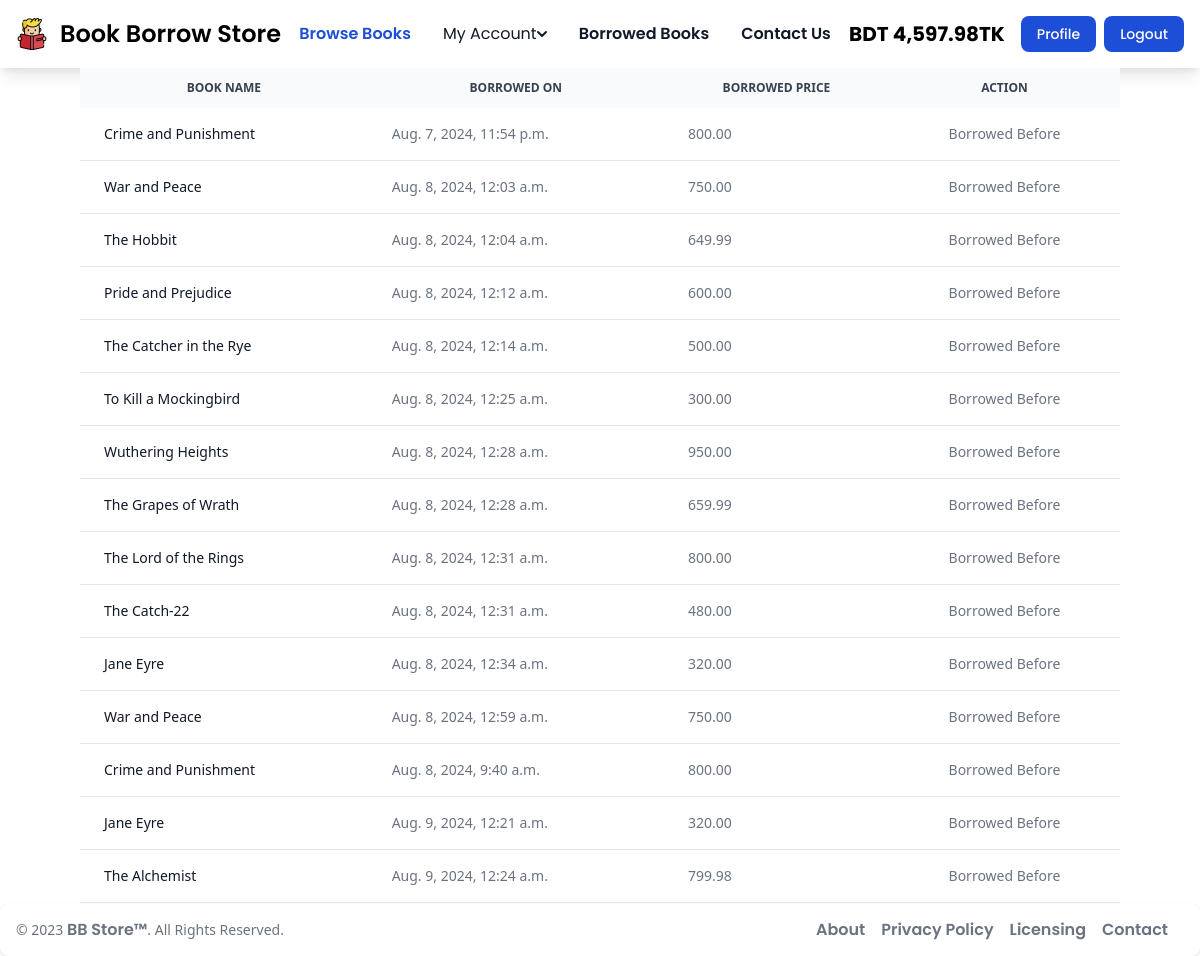
Screenshot of /accounts/borrowed-books/ (signed in) with the database file from the repository.
### library_user/models.py (models this page shows, shortened)
class UserDetailsModel(models.Model):
    user = models.OneToOneField(User,related_name='account',on_delete=models.CASCADE)
    gender = models.CharField(choices=GENDER_TYPE,max_length=50)
    birth_date = models.DateTimeField()
    account_no = models.BigIntegerField()
    balance = models.DecimalField(default=0,max_digits=12,decimal_places=2)
    address = models.CharField(max_length=200)
    country = models.CharField(max_length=50)

### library_transactions/models.py (models this page shows, shortened)
class BorrowedBooksModel(models.Model):
    user=models.ForeignKey(User,related_name='borrowed_books',on_delete=models.CASCADE)
    book=models.ForeignKey(BookModel,related_name='borrowed_books',on_delete=models.CASCADE)
    borrowed_date=models.DateTimeField(auto_now_add=True)
    is_borrow = models.BooleanField(default=True)

### library_book/models.py (models this page shows, shortened)
class BookModel(models.Model):
    title = models.CharField(max_length=50)
    description = models.TextField()
    image = models.ImageField(upload_to='images/')
    borrowing_price = models.DecimalField(max_digits=6,decimal_places=2)
    author_name = models.CharField(max_length=50)
    edition = models.CharField(max_length=50)
    language = models.CharField(max_length=50)
    slug = models.SlugField(max_length=300,unique=True,blank=True)
    category = models.ManyToManyField(CategoryModel)

### library_transactions/views.py (the view)
# urls.py: path('borrowed-books/', BorrowBookView.as_view(), name='borrowed_books'),
class BorrowBookView(LoginRequiredMixin,ListView):
    model=BorrowedBooksModel
    template_name='borrowed_report.html'
    context_object_name='borrowed_books'
    def get_queryset(self):
        return BorrowedBooksModel.objects.filter(user=self.request.user)

### library_transactions/templates/borrowed_report.html
{% extends "base.html" %} {% block main %}
<section class="px-20">
  <div class="relative overflow-x-auto">
    <table
      class="w-full text-sm text-left rtl:text-right text-gray-500 dark:text-gray-400"
    >
      <thead
        class="text-xs text-gray-700 uppercase bg-gray-50 dark:bg-gray-700 dark:text-gray-400"
      >
        <tr>
          <th scope="col" class="px-6 py-3 text-center font-bold">Book Name</th>
          <th scope="col" class="px-6 py-3 text-center font-bold">
            Borrowed On
          </th>
          <th scope="col" class="px-6 py-3 text-center font-bold">
            Borrowed Price
          </th>
          <th scope="col" class="px-6 py-3 text-center font-bold">Action</th>
        </tr>
      </thead>
      <tbody>
        {% for borrowed_book in borrowed_books %}
        <tr class="bg-white border-b dark:bg-gray-800 dark:border-gray-700">
          <th
            scope="row"
            class="px-6 py-4 font-medium text-gray-900 whitespace-nowrap dark:text-white"
          >
            {{ borrowed_book.book.title }}
          </th>
          <td class="px-6 py-4">{{ borrowed_book.borrowed_date }}</td>
          <td class="px-6 py-4">{{ borrowed_book.book.borrowing_price }}</td>
          <td class="px-6 py-4 flex justify-center">
            {% if borrowed_book.is_borrow %}
            <a href="{% url 'return_book' borrowed_book.id %}"
              ><button
                class="relative inline-flex items-center justify-center p-0.5 mb-2 me-2 overflow-hidden text-sm font-medium text-gray-900 rounded-lg group bg-gradient-to-br from-purple-600 to-blue-500 group-hover:from-purple-600 group-hover:to-blue-500 hover:text-white dark:text-white focus:ring-4 focus:outline-none focus:ring-blue-300 dark:focus:ring-blue-800"
              >
                <span
                  class="relative px-5 py-2.5 transition-all ease-in duration-75 bg-white dark:bg-gray-900 rounded-md group-hover:bg-opacity-0"
                >
                  Return
                </span>
              </button></a
            >
            {% else %} Borrowed Before {% endif %}
          </td>
        </tr>
        {% endfor %}
      </tbody>
    </table>
  </div>
</section>
{% endblock main %}

### templates/base.html (shortened to what this page needs)
{% load humanize %}
{% load static %}
<!DOCTYPE html>
<html lang="en">
  <head>
    <link rel="stylesheet" href="https://unpkg.com/tailwindcss@2.0.1/dist/tailwind.css">
    <link rel="stylesheet" href="{% static 'css/style.css' %}">
  </head>
  <body>
    <header class="shadow-lg">
      <nav class="bg-white border-gray-200 dark:bg-gray-900">
        <div class="max-w-screen-xl flex flex-wrap items-center justify-between mx-auto p-4">
          <a href="{% url 'home' %}" class="flex items-center space-x-3 rtl:space-x-reverse">
            <img src="{% static 'img/read.png' %}" class="h-8" alt="site Logo" />
            <span class="self-center text-2xl font-semibold whitespace-nowrap dark:text-white">Book Borrow Store</span>
          </a>
          <div class="flex md:order-2 space-x-3 md:space-x-0 rtl:space-x-reverse">
            {% if user.is_authenticated %}
              <h5 class="text-xl text-center font-bold pt-1 mr-2">BDT {{ user.account.balance|floatformat:2|intcomma }}TK </h5>
              <a href="{% url 'update' %}">
                <button type="button" class="text-white bg-blue-700 mx-2 hover:bg-blue-800 focus:ring-4 focus:outline-none focus:ring-blue-300 font-medium rounded-lg text-sm px-4 py-2 text-center dark:bg-blue-600 dark:hover:bg-blue-700 dark:focus:ring-blue-800">Profile</button>
              </a>
              <form action="{% url 'logout' %}" method="post">
                <button type="submit" class="text-white bg-blue-700 hover:bg-blue-800 focus:ring-4 focus:outline-none focus:ring-blue-300 font-medium rounded-lg text-sm px-4 py-2 text-center dark:bg-blue-600 dark:hover:bg-blue-700 dark:focus:ring-blue-800">Logout</button>
              </form>
            {% endif %}
          </div>
          <div class="items-center justify-between hidden w-full md:flex md:w-auto md:order-1" id="navbar-cta">
            <ul class="flex flex-col font-medium p-4 md:p-0 mt-4 border border-gray-100 rounded-lg bg-gray-50 md:space-x-8 rtl:space-x-reverse md:flex-row md:mt-0 md:border-0 md:bg-white dark:bg-gray-800 md:dark:bg-gray-900 dark:border-gray-700">
              <li>
                <a href="{% url 'bookList' %}" class="block py-2 px-3 md:p-0 text-white bg-blue-700 rounded md:bg-transparent md:text-blue-700 md:dark:text-blue-500" aria-current="page">Browse Books</a>
              </li>
              <li>
                <button id="dropdownNavbarLink" data-dropdown-toggle="dropdownNavbar" class="flex items-center justify-between w-full py-2 px-3 text-gray-900 rounded hover:bg-gray-100 md:hover:bg-transparent md:border-0 md:hover:text-blue-700 md:p-0 md:w-auto dark:text-white md:dark:hover:text-blue-500 dark:focus:text-white dark:border-gray-700 dark:hover:bg-gray-700 md:dark:hover:bg-transparent">My Account <svg class="w-2.5 h-2.5 ms-2.5" aria-hidden="true" xmlns="http://www.w3.org/2000/svg" fill="none" viewBox="0 0 10 6">
                      <path stroke="currentColor" stroke-linecap="round" stroke-linejoin="round" stroke-width="2" d="m1 1 4 4 4-4"/>
                    </svg>
                </button>
              </li>
              <li>
                <a href="{% url 'borrowed_books' %}" class="block py-2 px-3 md:p-0 text-gray-900 rounded hover:bg-gray-100 md:hover:bg-transparent md:hover:text-blue-700 md:dark:hover:text-blue-500 dark:text-white dark:hover:bg-gray-700 dark:hover:text-white md:dark:hover:bg-transparent dark:border-gray-700">Borrowed Books</a>
              </li>
              <li>
                <a href="#" class="block py-2 px-3 md:p-0 text-gray-900 rounded hover:bg-gray-100 md:hover:bg-transparent md:hover:text-blue-700 md:dark:hover:text-blue-500 dark:text-white dark:hover:bg-gray-700 dark:hover:text-white md:dark:hover:bg-transparent dark:border-gray-700">Contact Us</a>
              </li>
            </ul>
          </div>
        </div>
      </nav>
    </header>
    <main class="w-full ">
      <div id="content">
        {% block main %}
        {% endblock main %}
      </div>
    </main>
    <footer class="fixed bottom-0 w-full bg-white">
      {% include 'footer.html' %}
    </footer>
  </body>
</html>

### static/css/style.css (style rules this page uses)
* { margin: 0; padding: 0; }
h5 { font-size: 1.125rem; font-family: "Poppins", sans-serif; font-weight: 600; font-style: normal; }
button { font-family: "Poppins", sans-serif; }
a { font-family: "Poppins", sans-serif; font-size: 1rem; font-weight: 600; }

### rows the page displays
BorrowedBooksModel: book "Crime and Punishment", borrowed_date "Aug. 7, 2024, 11:54 p.m.", book.borrowing_price "800.00", is_borrow "Borrowed Before"
BorrowedBooksModel: book "War and Peace", borrowed_date "Aug. 8, 2024, 12:03 a.m.", book.borrowing_price "750.00", is_borrow "Borrowed Before"
BorrowedBooksModel: book "The Hobbit", borrowed_date "Aug. 8, 2024, 12:04 a.m.", book.borrowing_price "649.99", is_borrow "Borrowed Before"
BorrowedBooksModel: book "Pride and Prejudice", borrowed_date "Aug. 8, 2024, 12:12 a.m.", book.borrowing_price "600.00", is_borrow "Borrowed Before"
BorrowedBooksModel: book "The Catcher in the Rye", borrowed_date "Aug. 8, 2024, 12:14 a.m.", book.borrowing_price "500.00", is_borrow "Borrowed Before"
BorrowedBooksModel: book "To Kill a Mockingbird", borrowed_date "Aug. 8, 2024, 12:25 a.m.", book.borrowing_price "300.00", is_borrow "Borrowed Before"
BorrowedBooksModel: book "Wuthering Heights", borrowed_date "Aug. 8, 2024, 12:28 a.m.", book.borrowing_price "950.00", is_borrow "Borrowed Before"
BorrowedBooksModel: book "The Grapes of Wrath", borrowed_date "Aug. 8, 2024, 12:28 a.m.", book.borrowing_price "659.99", is_borrow "Borrowed Before"
BorrowedBooksModel: book "The Lord of the Rings", borrowed_date "Aug. 8, 2024, 12:31 a.m.", book.borrowing_price "800.00", is_borrow "Borrowed Before"
BorrowedBooksModel: book "The Catch-22", borrowed_date "Aug. 8, 2024, 12:31 a.m.", book.borrowing_price "480.00", is_borrow "Borrowed Before"
BorrowedBooksModel: book "Jane Eyre", borrowed_date "Aug. 8, 2024, 12:34 a.m.", book.borrowing_price "320.00", is_borrow "Borrowed Before"
BorrowedBooksModel: book "War and Peace", borrowed_date "Aug. 8, 2024, 12:59 a.m.", book.borrowing_price "750.00", is_borrow "Borrowed Before"
BorrowedBooksModel: book "Crime and Punishment", borrowed_date "Aug. 8, 2024, 9:40 a.m.", book.borrowing_price "800.00", is_borrow "Borrowed Before"
BorrowedBooksModel: book "Jane Eyre", borrowed_date "Aug. 9, 2024, 12:21 a.m.", book.borrowing_price "320.00", is_borrow "Borrowed Before"
BorrowedBooksModel: book "The Alchemist", borrowed_date "Aug. 9, 2024, 12:24 a.m.", book.borrowing_price "799.98", is_borrow "Borrowed Before"

### other values shown
{{ user.account.balance|floatformat:2|intcomma }} "4,597.98"
